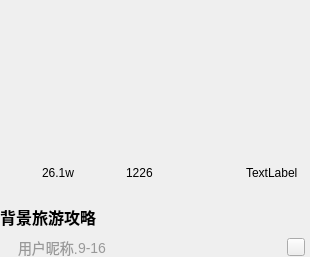
<?xml version="1.0" encoding="UTF-8"?>
<ui version="4.0">
 <class>VideoBox</class>
 <widget class="QWidget" name="VideoBox">
  <property name="geometry">
   <rect>
    <x>0</x>
    <y>0</y>
    <width>310</width>
    <height>257</height>
   </rect>
  </property>
  <property name="sizePolicy">
   <sizepolicy hsizetype="Preferred" vsizetype="Preferred">
    <horstretch>0</horstretch>
    <verstretch>0</verstretch>
   </sizepolicy>
  </property>
  <property name="minimumSize">
   <size>
    <width>0</width>
    <height>0</height>
   </size>
  </property>
  <property name="maximumSize">
   <size>
    <width>310</width>
    <height>257</height>
   </size>
  </property>
  <property name="sizeIncrement">
   <size>
    <width>0</width>
    <height>0</height>
   </size>
  </property>
  <property name="windowTitle">
   <string>Form</string>
  </property>
  <property name="styleSheet">
   <string notr="true"/>
  </property>
  <layout class="QVBoxLayout" name="verticalLayout">
   <property name="spacing">
    <number>0</number>
   </property>
   <property name="leftMargin">
    <number>0</number>
   </property>
   <property name="topMargin">
    <number>0</number>
   </property>
   <property name="rightMargin">
    <number>0</number>
   </property>
   <property name="bottomMargin">
    <number>0</number>
   </property>
   <item>
    <widget class="QWidget" name="imageBox" native="true">
     <property name="minimumSize">
      <size>
       <width>310</width>
       <height>174</height>
      </size>
     </property>
     <property name="styleSheet">
      <string notr="true"/>
     </property>
     <layout class="QVBoxLayout" name="verticalLayout_2">
      <property name="spacing">
       <number>0</number>
      </property>
      <property name="leftMargin">
       <number>0</number>
      </property>
      <property name="topMargin">
       <number>12</number>
      </property>
      <property name="rightMargin">
       <number>0</number>
      </property>
      <property name="bottomMargin">
       <number>0</number>
      </property>
      <item>
       <spacer name="verticalSpacer">
        <property name="orientation">
         <enum>Qt::Orientation::Vertical</enum>
        </property>
        <property name="sizeHint" stdset="0">
         <size>
          <width>20</width>
          <height>267</height>
         </size>
        </property>
       </spacer>
      </item>
      <item>
       <widget class="QWidget" name="videoInfoBox" native="true">
        <property name="minimumSize">
         <size>
          <width>0</width>
          <height>46</height>
         </size>
        </property>
        <property name="maximumSize">
         <size>
          <width>16777215</width>
          <height>46</height>
         </size>
        </property>
        <property name="styleSheet">
         <string notr="true"/>
        </property>
        <layout class="QHBoxLayout" name="horizontalLayout">
         <property name="spacing">
          <number>0</number>
         </property>
         <property name="leftMargin">
          <number>0</number>
         </property>
         <property name="topMargin">
          <number>0</number>
         </property>
         <property name="rightMargin">
          <number>0</number>
         </property>
         <property name="bottomMargin">
          <number>0</number>
         </property>
         <item>
          <widget class="QWidget" name="playBox" native="true">
           <property name="minimumSize">
            <size>
             <width>100</width>
             <height>0</height>
            </size>
           </property>
           <property name="maximumSize">
            <size>
             <width>100</width>
             <height>16777215</height>
            </size>
           </property>
           <property name="styleSheet">
            <string notr="true"/>
           </property>
           <layout class="QHBoxLayout" name="horizontalLayout_2">
            <property name="spacing">
             <number>6</number>
            </property>
            <property name="leftMargin">
             <number>16</number>
            </property>
            <property name="topMargin">
             <number>0</number>
            </property>
            <property name="rightMargin">
             <number>0</number>
            </property>
            <property name="bottomMargin">
             <number>0</number>
            </property>
            <item>
             <widget class="QLabel" name="playLabel">
              <property name="minimumSize">
               <size>
                <width>20</width>
                <height>20</height>
               </size>
              </property>
              <property name="maximumSize">
               <size>
                <width>20</width>
                <height>20</height>
               </size>
              </property>
              <property name="styleSheet">
               <string notr="true">#playLabel{
	border-image: url(&quot;:/image/run.png&quot;);
}</string>
              </property>
              <property name="text">
               <string/>
              </property>
             </widget>
            </item>
            <item>
             <widget class="QLabel" name="playNum">
              <property name="minimumSize">
               <size>
                <width>0</width>
                <height>0</height>
               </size>
              </property>
              <property name="maximumSize">
               <size>
                <width>16777215</width>
                <height>16777215</height>
               </size>
              </property>
              <property name="text">
               <string>26.1w</string>
              </property>
             </widget>
            </item>
           </layout>
          </widget>
         </item>
         <item>
          <widget class="QWidget" name="likeBox" native="true">
           <property name="minimumSize">
            <size>
             <width>100</width>
             <height>0</height>
            </size>
           </property>
           <property name="maximumSize">
            <size>
             <width>100</width>
             <height>16777215</height>
            </size>
           </property>
           <property name="styleSheet">
            <string notr="true"/>
           </property>
           <layout class="QHBoxLayout" name="horizontalLayout_3">
            <property name="spacing">
             <number>6</number>
            </property>
            <property name="leftMargin">
             <number>0</number>
            </property>
            <property name="topMargin">
             <number>0</number>
            </property>
            <property name="rightMargin">
             <number>0</number>
            </property>
            <property name="bottomMargin">
             <number>0</number>
            </property>
            <item>
             <widget class="QLabel" name="likeImage">
              <property name="minimumSize">
               <size>
                <width>20</width>
                <height>20</height>
               </size>
              </property>
              <property name="maximumSize">
               <size>
                <width>20</width>
                <height>20</height>
               </size>
              </property>
              <property name="styleSheet">
               <string notr="true"/>
              </property>
              <property name="text">
               <string/>
              </property>
             </widget>
            </item>
            <item>
             <widget class="QLabel" name="likeNum">
              <property name="text">
               <string>1226</string>
              </property>
             </widget>
            </item>
           </layout>
          </widget>
         </item>
         <item>
          <widget class="QWidget" name="timeBox" native="true">
           <property name="styleSheet">
            <string notr="true"/>
           </property>
           <layout class="QHBoxLayout" name="horizontalLayout_4">
            <property name="spacing">
             <number>0</number>
            </property>
            <property name="leftMargin">
             <number>0</number>
            </property>
            <property name="topMargin">
             <number>0</number>
            </property>
            <property name="rightMargin">
             <number>12</number>
            </property>
            <property name="bottomMargin">
             <number>0</number>
            </property>
            <item>
             <spacer name="horizontalSpacer">
              <property name="orientation">
               <enum>Qt::Orientation::Horizontal</enum>
              </property>
              <property name="sizeHint" stdset="0">
               <size>
                <width>42</width>
                <height>20</height>
               </size>
              </property>
             </spacer>
            </item>
            <item>
             <widget class="QLabel" name="videoDuration">
              <property name="text">
               <string>TextLabel</string>
              </property>
             </widget>
            </item>
           </layout>
          </widget>
         </item>
        </layout>
       </widget>
      </item>
     </layout>
    </widget>
   </item>
   <item>
    <widget class="QWidget" name="videoTitleBox" native="true">
     <property name="minimumSize">
      <size>
       <width>0</width>
       <height>42</height>
      </size>
     </property>
     <property name="maximumSize">
      <size>
       <width>16777215</width>
       <height>42</height>
      </size>
     </property>
     <property name="styleSheet">
      <string notr="true"/>
     </property>
     <layout class="QHBoxLayout" name="horizontalLayout_5">
      <property name="spacing">
       <number>0</number>
      </property>
      <property name="leftMargin">
       <number>0</number>
      </property>
      <property name="topMargin">
       <number>0</number>
      </property>
      <property name="rightMargin">
       <number>6</number>
      </property>
      <property name="bottomMargin">
       <number>0</number>
      </property>
      <item>
       <widget class="QLabel" name="videoTitle">
        <property name="styleSheet">
         <string notr="true">#videoTitle{
	color: #000000;
	font-weight: bold;
	font-size: 16px;
	font-family: '微软雅黑';
}</string>
        </property>
        <property name="text">
         <string>背景旅游攻略</string>
        </property>
        <property name="wordWrap">
         <bool>true</bool>
        </property>
       </widget>
      </item>
     </layout>
    </widget>
   </item>
   <item>
    <widget class="QWidget" name="userBox" native="true">
     <property name="minimumSize">
      <size>
       <width>0</width>
       <height>19</height>
      </size>
     </property>
     <property name="maximumSize">
      <size>
       <width>16777215</width>
       <height>19</height>
      </size>
     </property>
     <property name="styleSheet">
      <string notr="true">QLabel{
	color: #999999;
	font-size: 14px;
	font-family: '微软雅黑';
}</string>
     </property>
     <layout class="QHBoxLayout" name="horizontalLayout_6">
      <property name="spacing">
       <number>0</number>
      </property>
      <property name="leftMargin">
       <number>0</number>
      </property>
      <property name="topMargin">
       <number>0</number>
      </property>
      <property name="rightMargin">
       <number>5</number>
      </property>
      <property name="bottomMargin">
       <number>0</number>
      </property>
      <item>
       <widget class="QLabel" name="userIcon">
        <property name="minimumSize">
         <size>
          <width>18</width>
          <height>18</height>
         </size>
        </property>
        <property name="maximumSize">
         <size>
          <width>18</width>
          <height>18</height>
         </size>
        </property>
        <property name="styleSheet">
         <string notr="true"/>
        </property>
        <property name="text">
         <string/>
        </property>
       </widget>
      </item>
      <item>
       <widget class="QLabel" name="userNickName">
        <property name="text">
         <string>用户昵称.</string>
        </property>
       </widget>
      </item>
      <item>
       <widget class="QLabel" name="loadupTime">
        <property name="text">
         <string>9-16</string>
        </property>
       </widget>
      </item>
      <item>
       <spacer name="horizontalSpacer_2">
        <property name="orientation">
         <enum>Qt::Orientation::Horizontal</enum>
        </property>
        <property name="sizeHint" stdset="0">
         <size>
          <width>188</width>
          <height>16</height>
         </size>
        </property>
       </spacer>
      </item>
      <item>
       <widget class="QPushButton" name="delVideoBtn">
        <property name="minimumSize">
         <size>
          <width>18</width>
          <height>18</height>
         </size>
        </property>
        <property name="maximumSize">
         <size>
          <width>18</width>
          <height>18</height>
         </size>
        </property>
        <property name="styleSheet">
         <string notr="true">#delVedioBtn{
	border-image: url(&quot;:/image/del.png&quot;);
	border:none;
	background-color: transparent;
}</string>
        </property>
        <property name="text">
         <string/>
        </property>
       </widget>
      </item>
     </layout>
    </widget>
   </item>
  </layout>
 </widget>
 <resources/>
 <connections/>
</ui>
